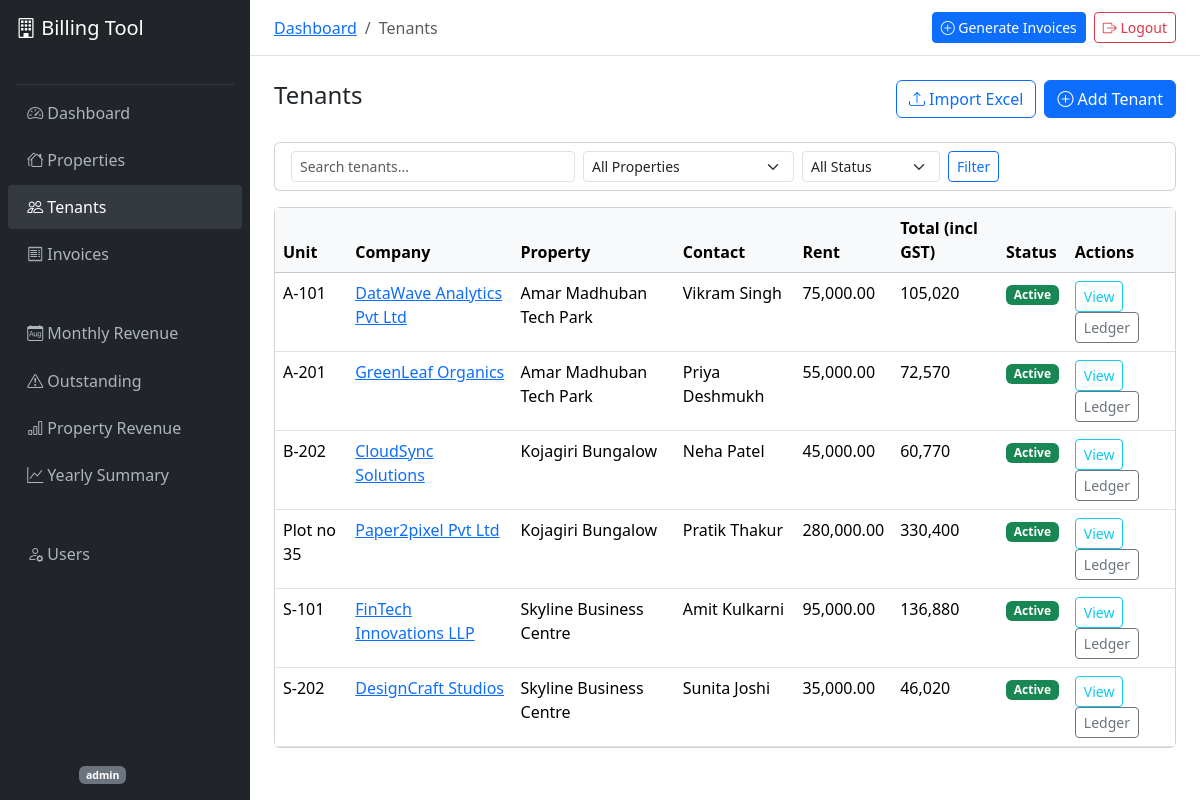
The page /properties/tenants/ (signed in) on the database its author committed.
### accounts/models.py (models this page shows, shortened)
class User(AbstractUser):
    class Role(models.TextChoices):
        ADMIN = 'admin', 'Admin'
        ACCOUNTANT = 'accountant', 'Accountant'
        VIEWER = 'viewer', 'Viewer'
    role = models.CharField(max_length=20, choices=Role.choices, default=Role.VIEWER)
    phone = models.CharField(max_length=15, blank=True)
    def is_accountant(self):
        return self.role in (self.Role.ADMIN, self.Role.ACCOUNTANT)

### properties/models.py (models this page shows, shortened)
class Tenant(models.Model):
    class BillingCycle(models.TextChoices):
        MONTHLY = 'monthly', 'Monthly'
        QUARTERLY = 'quarterly', 'Quarterly'
    building = models.ForeignKey(
        Property, on_delete=models.CASCADE, related_name='tenants'
    )
    name = models.CharField(max_length=200)
    company_name = models.CharField(max_length=200)
    unit_number = models.CharField(max_length=50)
    contact_email = models.EmailField()
    contact_phone = models.CharField(max_length=15)
    gst_number = models.CharField(max_length=20, blank=True)
    rent_amount = models.DecimalField(max_digits=12, decimal_places=2)
    maintenance_charges = models.DecimalField(max_digits=10, decimal_places=2, default=0)
    parking_charges = models.DecimalField(max_digits=10, decimal_places=2, default=0)
    electricity_charges = models.DecimalField(max_digits=10, decimal_places=2, default=0)
    other_charges = models.DecimalField(max_digits=10, decimal_places=2, default=0)
    other_charges_description = models.CharField(max_length=200, blank=True)
    gst_percentage = models.DecimalField(max_digits=5, decimal_places=2, default=18.00)
    billing_cycle = models.CharField(
        max_length=20, choices=BillingCycle.choices, default=BillingCycle.MONTHLY
    )
    payment_due_day = models.PositiveIntegerField(default=5)
    security_deposit = models.DecimalField(max_digits=12, decimal_places=2, default=0)
    lease_start_date = models.DateField()
    lease_end_date = models.DateField()
    is_active = models.BooleanField(default=True)
    notes = models.TextField(blank=True)
    created_at = models.DateTimeField(auto_now_add=True)
    updated_at = models.DateTimeField(auto_now=True)
    class Meta:
        ordering = ['building', 'unit_number']
        unique_together = ['building', 'unit_number']
        indexes = [
            models.Index(fields=['building', 'is_active']),
        ]
    @property
    def subtotal(self):
        return (
            self.rent_amount + self.maintenance_charges
            + self.parking_charges + self.electricity_charges
            + self.other_charges
        )
    @property
    def gst_amount(self):
        return self.subtotal * self.gst_percentage / 100
    @property
    def total_with_gst(self):
        return self.subtotal + self.gst_amount

class Property(models.Model):
    name = models.CharField(max_length=200)
    address = models.TextField()
    city = models.CharField(max_length=100)
    state = models.CharField(max_length=100)
    pincode = models.CharField(max_length=10)
    gst_number = models.CharField(max_length=20, blank=True)
    contact_person = models.CharField(max_length=100, blank=True)
    contact_email = models.EmailField(blank=True)
    contact_phone = models.CharField(max_length=15, blank=True)
    logo = models.ImageField(upload_to='property_logos/', blank=True, null=True)
    is_active = models.BooleanField(default=True)
    created_by = models.ForeignKey(
        settings.AUTH_USER_MODEL, on_delete=models.SET_NULL,
        null=True, related_name='properties_created'
    )
    created_at = models.DateTimeField(auto_now_add=True)
    updated_at = models.DateTimeField(auto_now=True)
    class Meta:
        verbose_name_plural = 'Properties'
        ordering = ['name']

### properties/views.py (the view)
# urls.py: path('tenants/', views.TenantListView.as_view(), name='tenant_list'),
class TenantListView(StaffRequiredMixin, ListView):
    model = Tenant
    template_name = 'properties/tenant_list.html'
    context_object_name = 'tenants'
    paginate_by = 20
    def get_queryset(self):
        qs = super().get_queryset().select_related('building')
        q = self.request.GET.get('q')
        if q:
            qs = qs.filter(
                Q(name__icontains=q) | Q(company_name__icontains=q)
                | Q(unit_number__icontains=q) | Q(building__name__icontains=q)
            )
        prop = self.request.GET.get('property')
        if prop:
            qs = qs.filter(building_id=prop)
        status = self.request.GET.get('status')
        if status == 'active':
            qs = qs.filter(is_active=True)
        elif status == 'inactive':
            qs = qs.filter(is_active=False)
        return qs
    def get_context_data(self, **kwargs):
        ctx = super().get_context_data(**kwargs)
        ctx['properties'] = Property.objects.filter(is_active=True)
        return ctx

### properties/templates/properties/tenant_list.html (shortened to what this page needs)
{% extends "base.html" %}
{% load humanize %}
{% block breadcrumb %}
<li class="breadcrumb-item"><a href="{% url 'dashboard' %}">Dashboard</a></li>
<li class="breadcrumb-item active">Tenants</li>
{% endblock %}
{% block content %}
<div class="d-flex justify-content-between align-items-center mb-4">
    <h4>Tenants</h4>
    <div class="d-flex gap-2">
        {% if user.role == 'admin' %}
        <a href="{% url 'tenant_import' %}" class="btn btn-outline-primary"><i class="bi bi-upload"></i> Import Excel</a>
        {% endif %}
        {% if user.is_accountant %}
        <a href="{% url 'tenant_create' %}" class="btn btn-primary"><i class="bi bi-plus-circle"></i> Add Tenant</a>
        {% endif %}
    </div>
</div>
<div class="card mb-3">
    <div class="card-body py-2">
        <form method="get" class="row g-2 align-items-center">
            <div class="col-md-4">
                <input type="text" name="q" class="form-control form-control-sm" placeholder="Search tenants..." value="{{ request.GET.q|default:'' }}">
            </div>
            <div class="col-md-3">
                <select name="property" class="form-select form-select-sm">
                    <option value="">All Properties</option>
                </select>
            </div>
            <div class="col-md-2">
                <select name="status" class="form-select form-select-sm">
                    <option value="">All Status</option>
                </select>
            </div>
            <div class="col-md-3 d-flex gap-1">
                <button class="btn btn-sm btn-outline-primary">Filter</button>
            </div>
        </form>
    </div>
</div>
<div class="card">
    <div class="table-responsive">
        <table class="table table-hover mb-0">
            <thead class="table-light">
                <tr>
                    <th>Unit</th>
                    <th>Company</th>
                    <th>Property</th>
                    <th>Contact</th>
                    <th>Rent</th>
                    <th>Total (incl GST)</th>
                    <th>Status</th>
                    <th>Actions</th>
                </tr>
            </thead>
            <tbody>
                {% for tenant in tenants %}
                <tr>
                    <td>{{ tenant.unit_number }}</td>
                    <td><a href="{% url 'tenant_detail' tenant.pk %}">{{ tenant.company_name }}</a></td>
                    <td>{{ tenant.building.name }}</td>
                    <td>{{ tenant.name }}</td>
                    <td>{{ tenant.rent_amount|intcomma }}</td>
                    <td>{{ tenant.total_with_gst|floatformat:0|intcomma }}</td>
                    <td><span class="badge bg-{% if tenant.is_active %}success{% else %}secondary{% endif %}">{% if tenant.is_active %}Active{% else %}Inactive{% endif %}</span></td>
                    <td>
                        <a href="{% url 'tenant_detail' tenant.pk %}" class="btn btn-sm btn-outline-info">View</a>
                        <a href="{% url 'tenant_ledger' tenant.pk %}" class="btn btn-sm btn-outline-secondary">Ledger</a>
                    </td>
                </tr>
                {% empty %}
                <tr><td colspan="8" class="text-center text-muted py-4">No tenants found.</td></tr>
                {% endfor %}
            </tbody>
        </table>
    </div>
</div>
{% endblock %}

### templates/base.html (shortened to what this page needs)
{% load humanize %}
<!DOCTYPE html>
<html lang="en">
<head>
    <link href="https://cdn.jsdelivr.net/npm/bootstrap@5.3.3/dist/css/bootstrap.min.css" rel="stylesheet">
    <link href="https://cdn.jsdelivr.net/npm/bootstrap-icons@1.11.3/font/bootstrap-icons.min.css" rel="stylesheet">
</head>
<body>
    <nav class="sidebar d-flex flex-column" id="sidebar">
        <div class="p-3 text-white">
            <h5 class="mb-0"><i class="bi bi-building"></i> Billing Tool</h5>
            <small class="text-muted">Property Management</small>
        </div>
        <hr class="text-secondary mx-3 my-1">
        <ul class="nav flex-column">
            <li class="nav-item">
                <a class="nav-link {% if request.resolver_match.url_name == 'dashboard' %}active{% endif %}" href="{% url 'dashboard' %}">
                    <i class="bi bi-speedometer2"></i> Dashboard
                </a>
            </li>
            <li class="nav-item">
                <a class="nav-link {% if 'property' in request.resolver_match.url_name %}active{% endif %}" href="{% url 'property_list' %}">
                    <i class="bi bi-houses"></i> Properties
                </a>
            </li>
            <li class="nav-item">
                <a class="nav-link {% if 'tenant' in request.resolver_match.url_name %}active{% endif %}" href="{% url 'tenant_list' %}">
                    <i class="bi bi-people"></i> Tenants
                </a>
            </li>
            <li class="nav-item">
                <a class="nav-link {% if 'invoice' in request.resolver_match.url_name %}active{% endif %}" href="{% url 'invoice_list' %}">
                    <i class="bi bi-receipt"></i> Invoices
                </a>
            </li>
            <li class="nav-item mt-2">
                <small class="text-muted px-3">REPORTS</small>
            </li>
            <li class="nav-item">
                <a class="nav-link" href="{% url 'report_monthly' %}">
                    <i class="bi bi-calendar-month"></i> Monthly Revenue
                </a>
            </li>
            <li class="nav-item">
                <a class="nav-link" href="{% url 'report_outstanding' %}">
                    <i class="bi bi-exclamation-triangle"></i> Outstanding
                </a>
            </li>
            <li class="nav-item">
                <a class="nav-link" href="{% url 'report_property' %}">
                    <i class="bi bi-bar-chart"></i> Property Revenue
                </a>
            </li>
            <li class="nav-item">
                <a class="nav-link" href="{% url 'report_yearly' %}">
                    <i class="bi bi-graph-up"></i> Yearly Summary
                </a>
            </li>
            {% if user.role == 'admin' %}
            <li class="nav-item mt-2">
                <small class="text-muted px-3">ADMIN</small>
            </li>
            <li class="nav-item">
                <a class="nav-link" href="{% url 'user_list' %}">
                    <i class="bi bi-person-gear"></i> Users
                </a>
            </li>
            {% endif %}
        </ul>
        <div class="mt-auto p-3">
            <div class="text-muted small">
                <i class="bi bi-person-circle"></i> {{ user.get_full_name|default:user.username }}
                <span class="badge bg-secondary">{{ user.role }}</span>
            </div>
        </div>
    </nav>
    <div class="main-content">
        <div class="top-navbar d-flex justify-content-between align-items-center">
            <nav aria-label="breadcrumb">
                <ol class="breadcrumb mb-0">
                    {% block breadcrumb %}{% endblock %}
                </ol>
            </nav>
            <div class="d-flex align-items-center gap-2">
                {% if user.is_accountant %}
                <a href="{% url 'generate_invoices' %}" class="btn btn-sm btn-primary">
                    <i class="bi bi-plus-circle"></i> Generate Invoices
                </a>
                {% endif %}
                <a href="{% url 'logout' %}" class="btn btn-sm btn-outline-danger">
                    <i class="bi bi-box-arrow-right"></i> Logout
                </a>
            </div>
        </div>
        <div class="p-4">
            {% block content %}{% endblock %}
        </div>
    </div>
</body>
</html>

### templates/base.html (style rules this page uses)
body { min-height: 100vh; }
.sidebar { width: 250px; min-height: 100vh; background: #212529; position: fixed; top: 0; left: 0; z-index: 100; transition: transform 0.3s; }
.sidebar .nav-link { color: #adb5bd; padding: 0.6rem 1.2rem; border-radius: 0.25rem; margin: 2px 8px; }
.sidebar .nav-link:hover, .sidebar .nav-link.active { color: #fff; background: #343a40; }
.sidebar .nav-link i { width: 24px; }
.main-content { margin-left: 250px; min-height: 100vh; }
.top-navbar { background: #fff; border-bottom: 1px solid #dee2e6; padding: 0.75rem 1.5rem; }

### rows shown on the page
User: role "admin"
Tenant: unit_number "A-101", company_name "DataWave Analytics Pvt Ltd", building.name "Amar Madhuban Tech Park", name "Vikram Singh", rent_amount "75,000.00", total_with_gst "105,020", is_active "Active"
Tenant: unit_number "A-201", company_name "GreenLeaf Organics", building.name "Amar Madhuban Tech Park", name "Priya Deshmukh", rent_amount "55,000.00", total_with_gst "72,570", is_active "Active"
Tenant: unit_number "B-202", company_name "CloudSync Solutions", building.name "Kojagiri Bungalow", name "Neha Patel", rent_amount "45,000.00", total_with_gst "60,770", is_active "Active"
Tenant: unit_number "Plot no 35", company_name "Paper2pixel Pvt Ltd", building.name "Kojagiri Bungalow", name "Pratik Thakur", rent_amount "280,000.00", total_with_gst "330,400", is_active "Active"
Tenant: unit_number "S-101", company_name "FinTech Innovations LLP", building.name "Skyline Business Centre", name "Amit Kulkarni", rent_amount "95,000.00", total_with_gst "136,880", is_active "Active"
Tenant: unit_number "S-202", company_name "DesignCraft Studios", building.name "Skyline Business Centre", name "Sunita Joshi", rent_amount "35,000.00", total_with_gst "46,020", is_active "Active"
